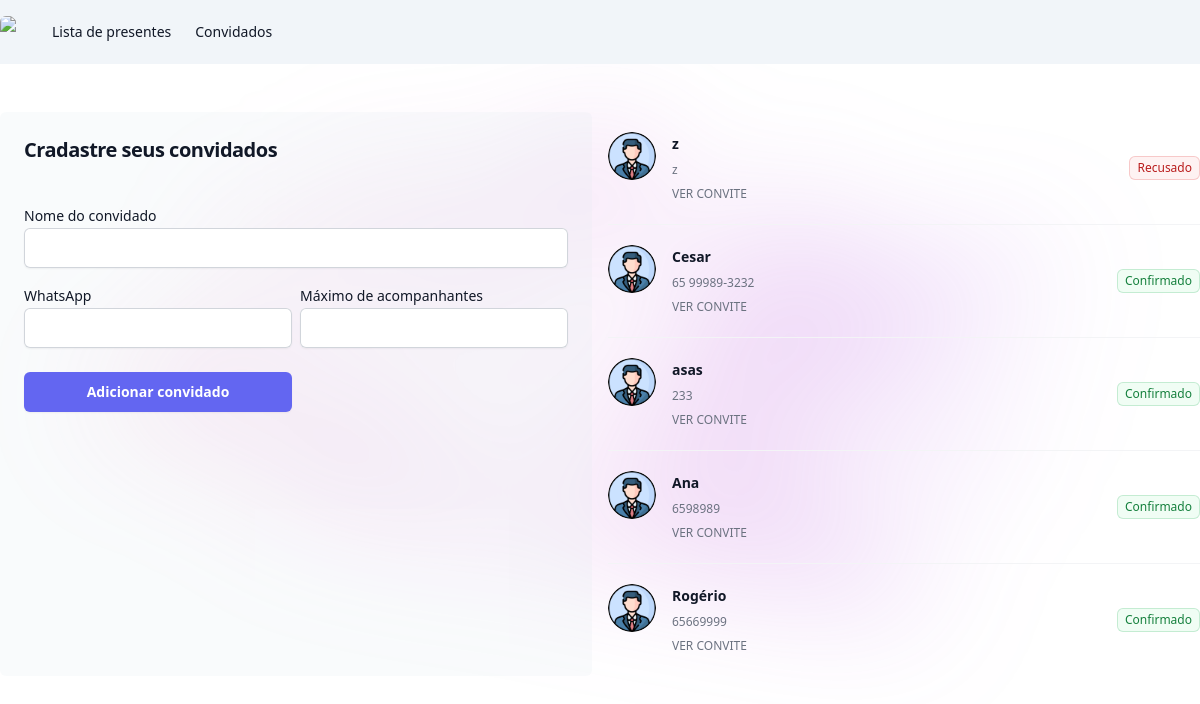
The page /lista_convidados on the database its author committed.
### noivos/models.py (models this page shows, shortened)
class Convidados(models.Model):
    status_choices = (
        ('AC', 'Aguardando confirmação'),
        ('C', 'Confirmado'),
        ('R', 'Recusado')
    )
    nome_convidado = models.CharField(max_length=100)
    whatsapp = models.CharField(max_length=25, null=True, blank=True)
    maximo_acompanhantes = models.PositiveIntegerField(default=0)
    token = models.CharField(max_length=25)
    status = models.CharField(
        max_length=2, choices=status_choices, default='AC')
    @property
    def link_convite(self):
        return f'http://127.0.0.1:8000/convidados/?token={self.token}'

### noivos/views.py (the view, shortened to what this page needs)
# urls.py: path('lista_convidados', views.lista_convidados, name='lista_convidados'),
def lista_convidados(request):
    if request.method == 'GET':
        convidados = Convidados.objects.all()
        return render(request, 'lista_convidados.html', {'convidados': convidados})

### noivos/templates/lista_convidados.html
{% extends "base.html" %}
{% load static %}
{% block 'body' %}
 {% include "partials/navbar.html" %}
    <div class="max-w-7xl mx-auto mt-12">
        <div class="grid gap-4 grid-cols-2">
            <div class="bg-slate-200/20 p-6 rounded-md">
                <form action="{% url 'lista_convidados' %}" method="POST">{% csrf_token %}
                <h2 class="text-balance text-xl font-semibold tracking-tight text-gray-900">Cradastre seus convidados</h2>
                <br>
                <label class="mt-4 block text-sm leading-6 text-gray-900">Nome do convidado</label>
                <input type="text" name="nome_convidado" class="block w-full rounded-md border-0 px-3.5 py-2 text-gray-900 shadow-sm ring-1 ring-inset ring-gray-300 placeholder:text-gray-400 focus:ring-2 focus:ring-inset focus:ring-indigo-600 sm:text-sm sm:leading-6">
                <div class="grid grid-cols-2 gap-2">
                    <div>
                        <label class="mt-4 block text-sm leading-6 text-gray-900">WhatsApp</label>
                        <input type="text" name="whatsapp" class="block w-full rounded-md border-0 px-3.5 py-2 text-gray-900 shadow-sm ring-1 ring-inset ring-gray-300 placeholder:text-gray-400 focus:ring-2 focus:ring-inset focus:ring-indigo-600 sm:text-sm sm:leading-6">
                    </div>
                    <div>
                        <label class="mt-4 block text-sm leading-6 text-gray-900">Máximo de acompanhantes</label>
                        <input type="number" name="maximo_acompanhantes" class="block w-full rounded-md border-0 px-3.5 py-2 text-gray-900 shadow-sm ring-1 ring-inset ring-gray-300 placeholder:text-gray-400 focus:ring-2 focus:ring-inset focus:ring-indigo-600 sm:text-sm sm:leading-6">
                    </div>
                    <input type="submit" class="rounded-md mt-4 bg-indigo-500 px-3.5 py-2.5 text-sm font-semibold text-white shadow-sm hover:bg-indigo-400 focus-visible:outline focus-visible:outline-2 focus-visible:outline-offset-2 focus-visible:outline-indigo-400" value="Adicionar convidado">
                </div>
              </form>
            </div>
            <div>
                <ul role="list" class="divide-y divide-gray-100">
                    {% for convidado in convidados %}
                      <li class="flex items-center justify-between gap-x-6 py-5">
                        <div class="flex min-w-0 gap-x-4">
                          <img class="h-12 w-12 flex-none rounded-full bg-gray-50" src="{% static 'noivos/img/default.png' %}" alt="">
                          <div class="min-w-0 flex-auto">
                            <p class="text-sm font-semibold leading-6 text-gray-900">{{convidado.nome_convidado}}</p>
                            <p class="mt-1 truncate text-xs leading-5 text-gray-500">{{convidado.whatsapp}}</p>
                            <p class="mt-1 text-xs leading-5 text-gray-500"><a href="{{convidado.link_convite}}" target="_blank">VER CONVITE</a></p>
                          </div>
                        </div>
                        <span class="inline-flex items-center rounded-md px-2 py-1 text-xs font-medium ring-1 ring-inset {% if convidado.status == 'AC' %}text-indigo-700 bg-indigo-50 ring-indigo-600/20{% elif convidado.status == 'C'%}text-green-700 bg-green-50 ring-green-600/20{% else %}text-red-700 bg-red-50 ring-red-600/20{% endif %}">{{convidado.get_status_display}}</span>
                      </li>
                    {% endfor %}
                  </ul>
            </div>
        </div>
    </div>
{% endblock %}

### rows shown on the page
Convidados: nome_convidado "z", whatsapp "z", status "Recusado"
Convidados: nome_convidado "Cesar", whatsapp "65 99989-3232", status "Confirmado"
Convidados: nome_convidado "asas", whatsapp "233", status "Confirmado"
Convidados: nome_convidado "Ana", whatsapp "6598989", status "Confirmado"
Convidados: nome_convidado "Rogério", whatsapp "65669999", status "Confirmado"
